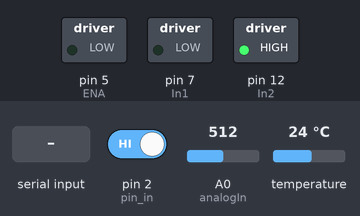
The sketch below on a simulated Arduino Uno, built for the host (arithmetic inside an expression is 32-bit, double 64-bit). On the bench: switched loads named in the sketch (green lamp = pin HIGH). The test bench sets the inputs (shaded band); at power-on: pin 2 (pin_in) HIGH, A0 (analogIn) = 512, temperature 24 °C. What the sketch prints to the serial monitor is not drawn.

Above: at 1.2 s.
1.3 s: pin 2 (pin_in) driven LOW
At 2.3 s:
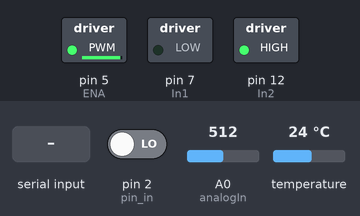
2.8 s: "1" received over Serial
Timing chart, 0 to 5.8 s (numbered marks = the images above; inputs shaded):
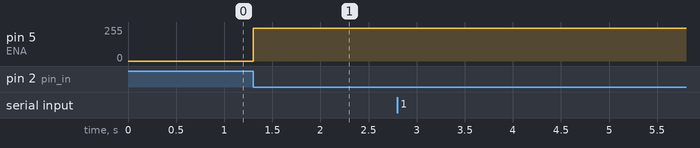

Measured:
- after the input at 1.3 s, pin 5 (ENA): 0/255 → 244/255 at once
- after the input at 2.8 s, every drawn part: stays the same

The sketch:

Daughter_NODE.ino
```cpp
#include <Arduino_FreeRTOS.h>
#include <Wire.h>
#include <MPU6050.h>
#include<Queue.h>
#include <SoftwareSerial.h>

MPU6050 mpu;

//float pinReadArray[6]={0,0,0,0,0,0};     -------------   FYP
float pinReadArray[3]={0,0,0};


//****** DATA TRANSFER ********

SoftwareSerial mySerial(10, 11); // RX, TX for UART Communication

/*
float current_data = 0;
float voltage_data = 0;
float temp_data = 0;
*/

//******* FOR CURRENT/VOLTAGE SENSOR INITIALIZATION ****
const int analogIn = A0;
double mVperAmp = 185; // use 100 for 20A Module and 66 for 30A Module
double RawValue= 0;
double ACSoffset = -200;
double Voltage = 0;
double Amps = 0;


////******* FOR MOTOR CONTROL ********


int In1 = 7;
int In2 = 12;
int ENA = 5;

int SPEED = 500;
int pin_in = 2;
int motor_stat = 0;
int current_out = A3;


//******** TASKS *****

void data(void *pvParameters);
void send_data(void *pvParameters);
void motor_control(void *pvParameters);


QueueHandle_t queue_s;

void setup()
{
  Serial.begin(9600);
  queue_s = xQueueCreate(20, sizeof(float));

  // setting up PWM motor control

  pinMode(In1, OUTPUT);
  pinMode(In2, OUTPUT);
  pinMode(ENA, OUTPUT);
  pinMode(pin_in, INPUT);


  digitalWrite(In1, LOW);
  digitalWrite(In2, HIGH);

  if (queue_s != NULL)
  {

  xTaskCreate(data, "data", 100, NULL,1, NULL );
  xTaskCreate(send_data, "transmit", 100, NULL,2, NULL );
  xTaskCreate(motor_control, "Motor_control", 100, NULL, 1, NULL);


  while (!Serial) {
    ; // wait for serial port to connect. Needed for native USB port only
  }
   while(!mpu.begin(MPU6050_SCALE_2000DPS, MPU6050_RANGE_2G));          // setting up MPU 6050
  }
 mySerial.begin(9600);

   //vTaskStartScheduler();


}

void loop()
{}

// ---------------------------------- MPU 6050 SETUP FOR FYP

/*
void checkSettings()
{

  switch(mpu.getClockSource())
  {
    case MPU6050_CLOCK_KEEP_RESET:     break; //Serial.println("Stops the clock and keeps the timing generator in reset");

    case MPU6050_CLOCK_EXTERNAL_19MHZ:  break;
    case MPU6050_CLOCK_EXTERNAL_32KHZ:  break;
    case MPU6050_CLOCK_PLL_ZGYRO:       break;
    case MPU6050_CLOCK_PLL_YGYRO:       break;
    case MPU6050_CLOCK_PLL_XGYRO:       break;
    case MPU6050_CLOCK_INTERNAL_8MHZ:   break;
  }

  switch(mpu.getRange())
  {
    case MPU6050_RANGE_16G:       break;
    case MPU6050_RANGE_8G:        break;
    case MPU6050_RANGE_4G:        break;
    case MPU6050_RANGE_2G:        break;
  }

}*/

void data (void *pvParameters)
{
  (void) pvParameters;

  // checkSettings();             *------------------- FYP **

  for(;;){

  float temp = mpu.readTemperature();
 // Vector normAccel = mpu.readNormalizeAccel();
  RawValue = analogRead(analogIn);
  Voltage = (RawValue / 1024.0) * 15; // Gets you mV
  Amps = ((Voltage - ACSoffset) / mVperAmp);


 /* pinReadArray[0] = normAccel.XAxis;    *--------------- FYP ***
  pinReadArray[1] = normAccel.YAxis;
  pinReadArray[2] = normAccel.ZAxis; */
  pinReadArray[0] = temp;
  pinReadArray[1] = Voltage;
  pinReadArray[2] = Amps;


   xQueueSend(queue_s, &pinReadArray, portMAX_DELAY); // sends data from sensors to sending task which will transmit it over wifi to STM32
   //vTaskDelay(1);

}
}


void send_data (void *pvParameters)
{
   (void) pvParameters;

   for (;;){
     if(xQueueReceive(queue_s, &pinReadArray, portMAX_DELAY) == pdPASS )
    {
      /*Serial.print("X-AXIS: ");
      Serial.print(pinReadArray[0]);
      Serial.print("    Y-AXIS: ");
      Serial.print(pinReadArray[1]);
      Serial.print("    Z-AXIS: ");
      Serial.print(pinReadArray[2]);*/

      Serial.print("    TEMP: ");
      Serial.print(pinReadArray[0]);

      Serial.print("    Voltage: ");
      Serial.print(pinReadArray[1]);

      Serial.print("    Current: ");
      Serial.println(pinReadArray[2]);


    if (Serial.available()) {
    mySerial.write(pinReadArray[0]);
    Serial.println("TEMP Sent");
    mySerial.write(pinReadArray[1]);
    Serial.println("VOLTAGE Sent");
   // mySerial.write(pinReadArray[2]);
    Serial.println("CURRENT Sent");

  }
      vTaskDelay(pdMS_TO_TICKS(50));
    }
    }

  }

  void motor_control(void *pvParameters){

    (void) pvParameters;

    for(;;){
      motor_stat = digitalRead(pin_in);
    if (motor_stat == LOW)
    {
      analogWrite(ENA, SPEED);
    }else
    {
      analogWrite(ENA, 0);
    }
    }
  }
```
